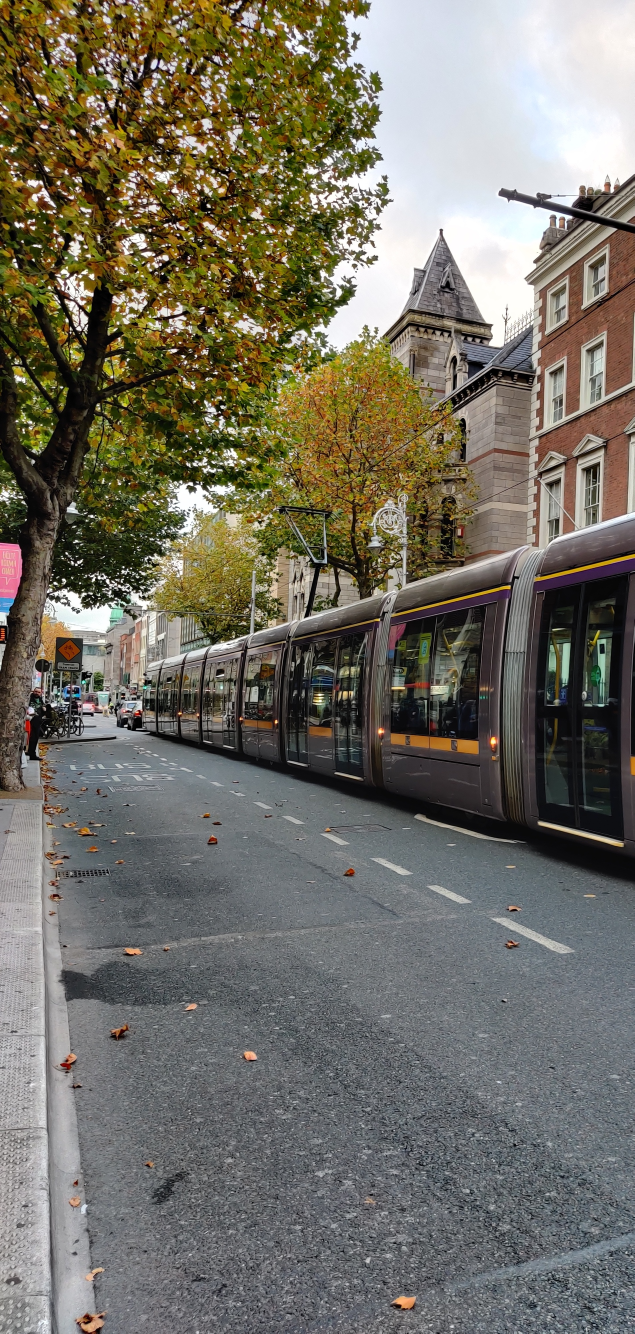
#> input picture parts/left_image.jpg, 1903 x 4000 px (shown at 1/3 size)
$ python script.py
#> lines starting #> are read from the running program, lines starting #| are printed output that depends on the picture
import cv2
import numpy as np
print ("OpenCV Version: ",cv2.__version__)

# The picture used in this project was captured by Inchara Polepalli Muneshkumar in Dublin.

#Left part of image
imLeft = cv2.imread('../parts/left_image.jpg')
#> imLeft is the input picture: shape (4000, 1903, 3); mean B, G, R 99.2, 111.1, 114.8
imLeft = cv2.resize(imLeft,(550,800),None,0.1,0.1)
#> imLeft: shape (800, 550, 3)
imLeftGray = cv2.cvtColor(imLeft,cv2.COLOR_RGB2GRAY)
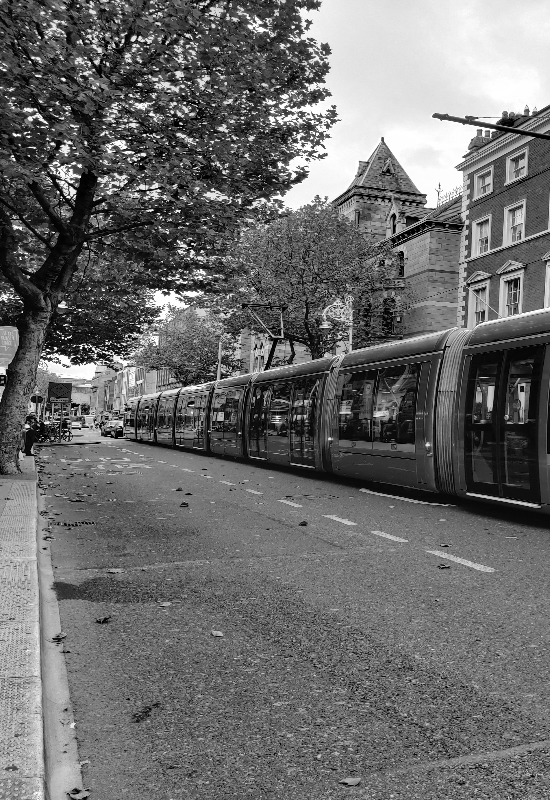
#> imLeftGray: shape (800, 550); min 0, max 255, mean 107.9

#Right part of image
imRight = cv2.imread('../parts/right_image.jpg')
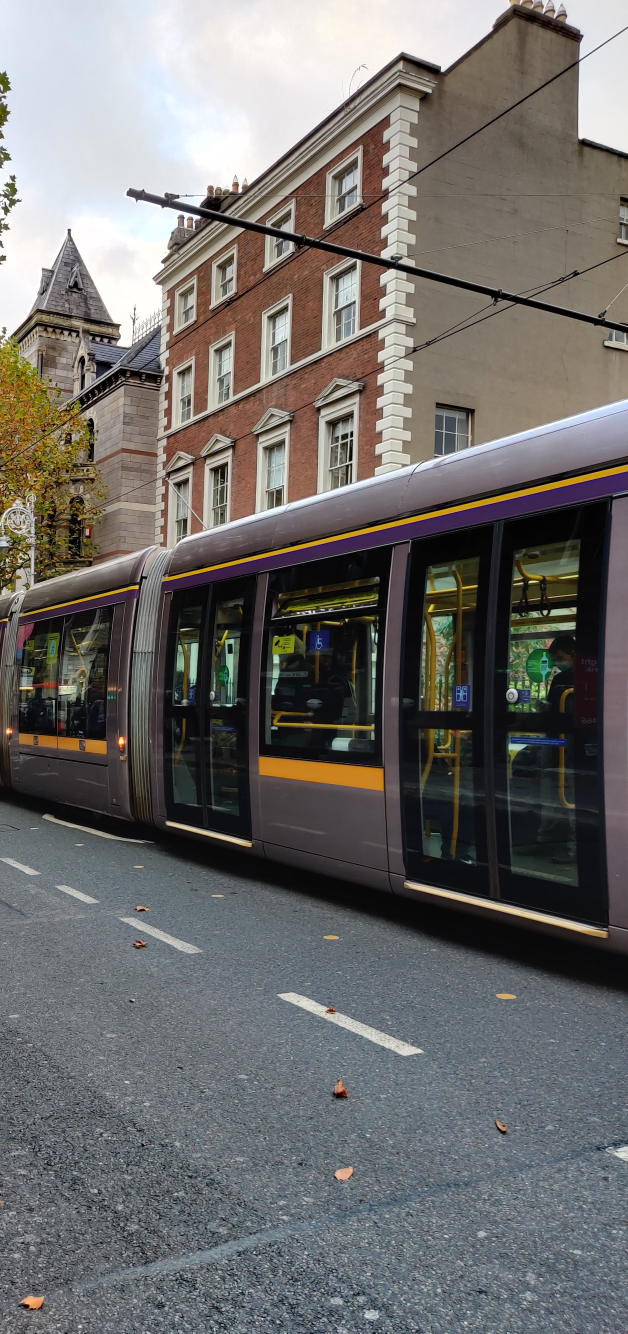
#> input picture parts/right_image.jpg, 1884 x 4000 px (shown at 1/3 size)
#> imRight is the input picture: shape (4000, 1884, 3); mean B, G, R 106.5, 108.6, 110.8
imRight = cv2.resize(imRight,(550,800),None,0.1,0.1)
#> imRight: shape (800, 550, 3)
imRightGray = cv2.cvtColor(imRight,cv2.COLOR_RGB2GRAY)
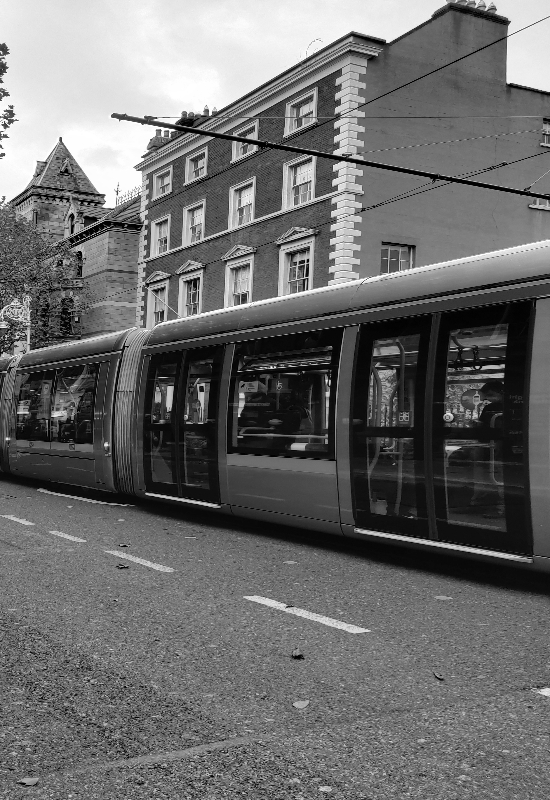
#> imRightGray: shape (800, 550); min 0, max 255, mean 108.3

#SIFT -> Scale-Invariant Feature Transform
#Using SIFT from OpenCV
sift = cv2.xfeatures2d.SIFT_create()

# Keypoint detection
key_pt_left, des_left = sift.detectAndCompute(imLeft,None)
#> key_pt_left = 3993 keypoints; strongest (x, y, size): (55, 348, 2.2), (63, 79, 2.5), (181, 123, 2), (165, 290, 1.9)
key_pt_right, des_right = sift.detectAndCompute(imRight,None)
#> key_pt_right = 2122 keypoints; strongest (x, y, size): (308, 260, 1.8), (271, 367, 1.8), (173, 130, 2), (3, 154, 2.5)

cv2.imshow('Key points in Left Image', cv2.drawKeypoints(imLeft,key_pt_left,None))
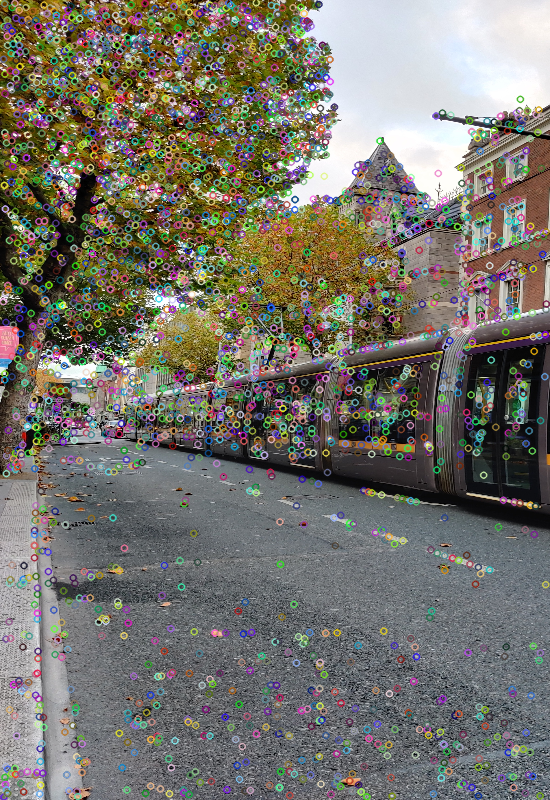
#> window 'Key points in Left Image': shape (800, 550, 3); mean B, G, R 106.9, 115.3, 117.8
cv2.imshow('Key points in Right Image', cv2.drawKeypoints(imRight,key_pt_right,None))
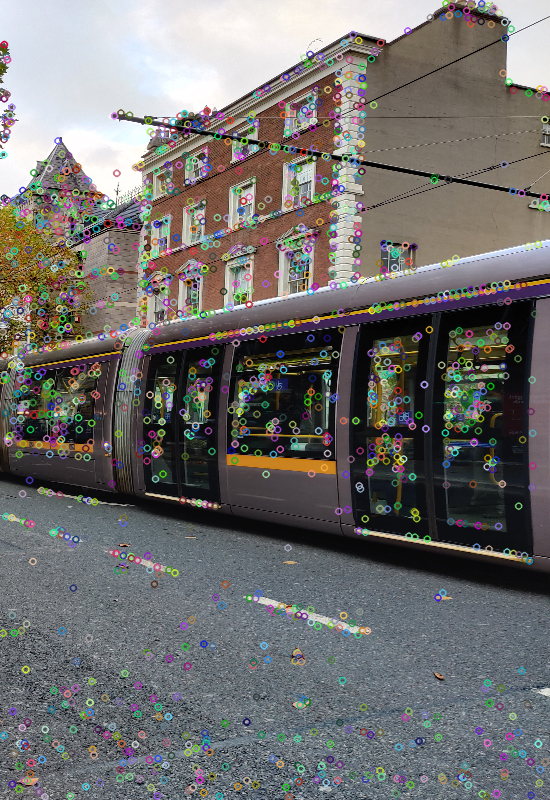
#> window 'Key points in Right Image': shape (800, 550, 3); mean B, G, R 109.5, 111, 112.7

# Using Matcher method

match = cv2.BFMatcher()
matches = match.knnMatch(des_right, des_left, k=2)
#> matches = 2122 matches

fit=[]
for m,n in matches:
    if(m.distance < 0.75 * n.distance):
        fit.append([m])
#> after the loop, fit = 707 matches


draw_line = dict(matchColor = (0,255,255),flags=2)
imMatch =cv2.drawMatchesKnn(imRight, key_pt_right, imLeft, key_pt_left, fit, None, **draw_line)
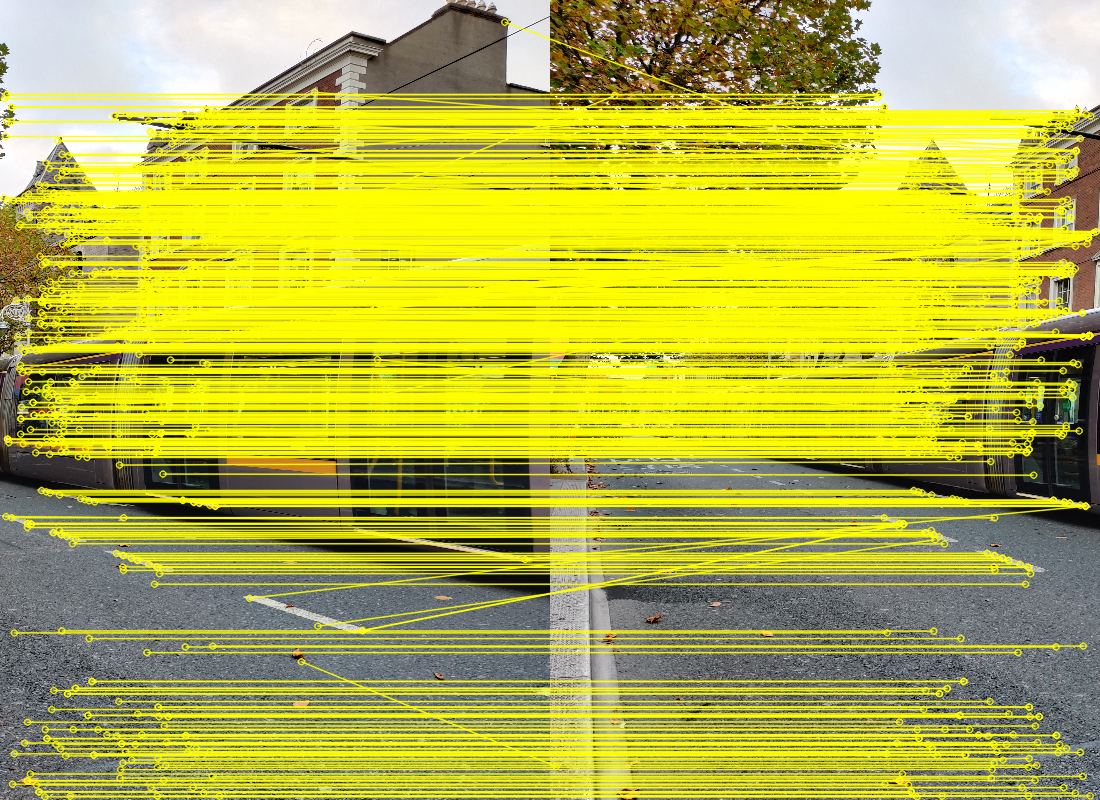
#> imMatch: shape (800, 1100, 3); mean B, G, R 64, 179.7, 180.2
cv2.imshow("Matching depiction", imMatch)
cv2.imwrite("../match/Matches.jpg", imMatch)


def warpTwoImages(im1, im2, H):

    height_1, width_1 = im1.shape[:2]
    height_2, width_2 = im2.shape[:2]

    points1 = np.float32([[0,0],[0,height_1],[width_1,height_1],[width_1,0]]).reshape(-1,1,2)
    points2 = np.float32([[0,0],[0,height_2],[width_2,height_2],[width_2,0]]).reshape(-1,1,2)

    points2_ = cv2.perspectiveTransform(points2, H)
    points = np.concatenate((points1, points2_), axis=0)

    [xmin, ymin] = np.int32(points.min(axis=0).ravel() - 0.5)
    [xmax, ymax] = np.int32(points.max(axis=0).ravel() + 0.5)

    t = [-xmin,-ymin]
    Ht = np.array([[1,0,t[0]],[0,1,t[1]],[0,0,1]]) # translate

    stitch = cv2.warpPerspective(im2, Ht.dot(H), (xmax-xmin, ymax-ymin))
    stitch[t[1]:height_1+t[1],t[0]:width_1+t[0]] = im1
    return stitch


# Homography graph Best matching points
MIN_MATCH_COUNT = 10

if len(fit) > MIN_MATCH_COUNT:

    src_points = np.float32([key_pt_right[m[-1].queryIdx].pt for m in fit]).reshape(-1,1,2)
#> src_points = 707 rows, first 8: [3.72, 197.8], [3.8, 98.22], [5.3, 136], [5.51, 516.1], [6.43, 94.08], [6.43, 94.08], [6.44, 121.1], [7.03, 438.6]
    des_points = np.float32([key_pt_left[m[-1].trainIdx].pt for m in fit]).reshape(-1,1,2)
#> des_points = 707 rows, first 8: [325.9, 198.1], [326.6, 98.11], [327.7, 136], [353, 523.5], [329, 94.15], [329, 94.15], [329, 121.2], [329.5, 438.6]

    M, mask  = cv2.findHomography(src_points, des_points, cv2.RANSAC,5.0)
#> M = [[0.99, -0.000132, 322.5], [-0.000178, 1, 0.0801], [-9.75e-08, -3.91e-07, 1]]; mask = 707 values, max 1 at index 0, min 0 at index 3, mean 0.887
    pan_Image = warpTwoImages(imLeft, imRight, M)
#> in warpTwoImages, `points2_ = cv2.perspectiveTransform(points2, H)`: points2_ = [[322.5, 0.0801], [322.5, 800], [867.2, 800], [867.1, -0.0177]]
#> in warpTwoImages, `points = np.concatenate((points1, points2_), axis=0)`: points = [[0, 0], [0, 800], [550, 800], [550, 0], [322.5, 0.0801], [322.5, 800], [867.2, 800], [867.1, -0.0177]]
#> in warpTwoImages, `[xmin, ymin] = np.int32(points.min(axis=0).ravel() - 0.5)`: xmin = 0
#> in warpTwoImages, `[xmax, ymax] = np.int32(points.max(axis=0).ravel() + 0.5)`: xmax = 867; ymax = 800
#> in warpTwoImages, `t = [-xmin,-ymin]`: t = [0, 0]
#> in warpTwoImages, `Ht = np.array([[1,0,t[0]],[0,1,t[1]],[0,0,1]])`: Ht = [[1, 0, 0], [0, 1, 0], [0, 0, 1]]
#> in warpTwoImages, `stitch[t[1]:height_1+t[1],t[0]:width_1+t[0]] = im1`:
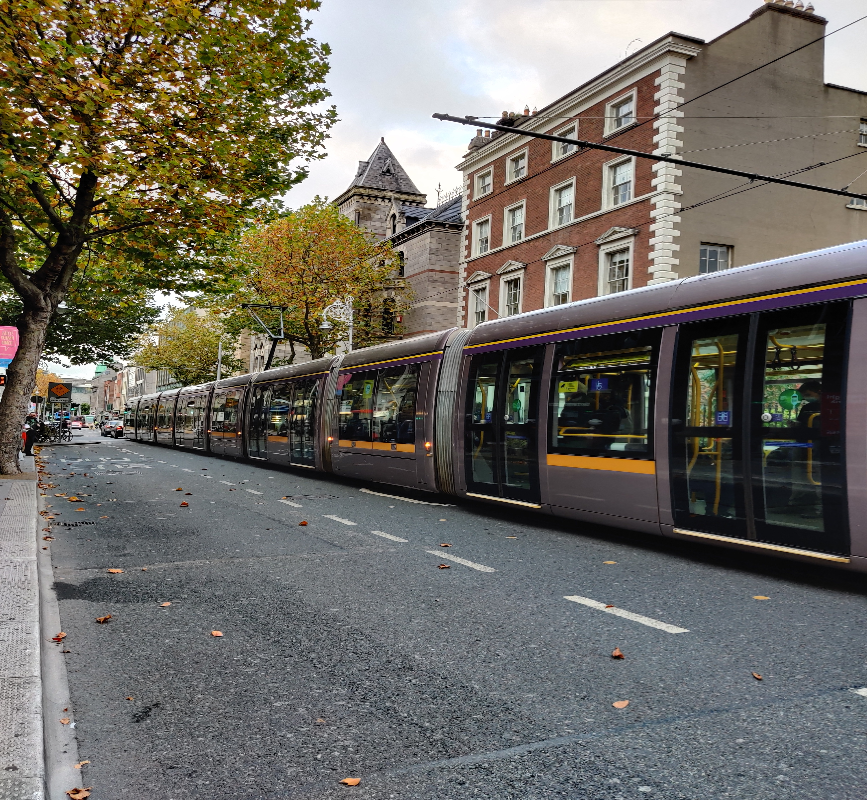
#> stitch: shape (800, 867, 3); mean B, G, R 98.3, 106.6, 109.8

    cv2.imshow("Panaromic view", pan_Image)
    cv2.imwrite("../panoramic_view/final_image.jpg", pan_Image)

else:
    print("Not Enough Matches")

cv2.waitKey(0)
cv2.destroyAllWindows()
